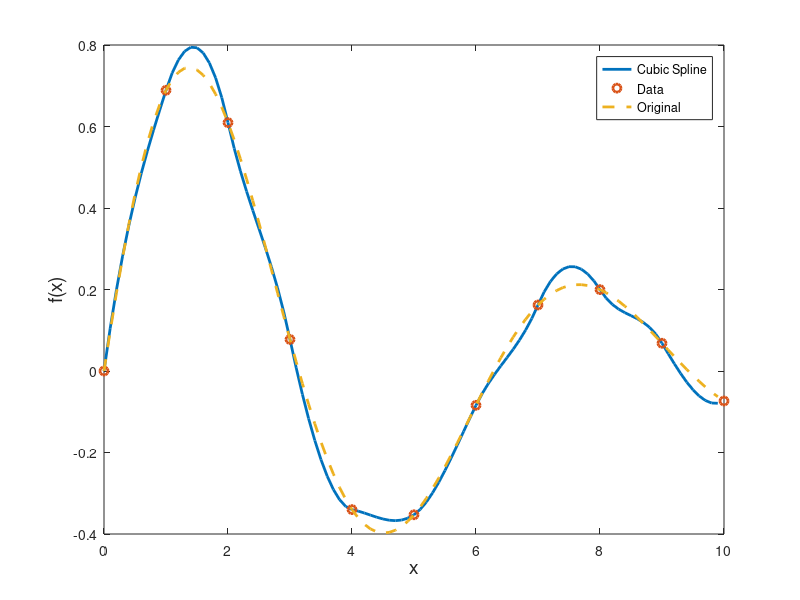

Source code (MATLAB):
%**************************************************************************
%*     Example 12.2                                                       *
%*     filename: ch12pr02.m                                               *
%*     program listing number: 12.2                                       *
%*                                                                        *
%*     This program interpolates 11-point data with cubic spline.         *
%*                                                                        *
%*     Programed by Ryoichi Kawai for Computational Physics Course.       *
%*     Last modification:  02/25/2017.                                    *
%**************************************************************************
clear all

% data to be fitted
F=[0.0000, 0.6889, 0.6095, 0.0774, -0.3401, -0.3528,...
   -0.0842, 0.1620, 0.1997, 0.0681, -0.0736];
X=[0.0,1.0,2.0,3.0,4.0,5.0,6.0,7.0,8.0,9.0,10.];
N=size(F,2)-1;
h=X(2:N+1)-X(1:N);

% Set up linear equation A*P=G
for j=1:N-1
    G(j)=3*((F(j+2)-F(j+1))/h(j+1)-(F(j+1)-F(j))/h(j));
end

A=zeros(N-2,N-2);
for j=1:N-1
    A(j,j)=(h(j+1)+h(j))/2;
end
for j=1:N-2
    A(j,j+1)=h(j+1);
    A(j+1,j)=h(j+1);
end

P=A\G'; %Solve the linear equation

% Shift the index to our convention.
for j=1:N-1
    Q(j+1)=P(j);
end

% Amend the boundary values.
Q(1)=0;
Q(N+1)=0;

M=10;
dt=1.0/M;
t=linspace(0.,dt*(M-1),M);

n=0;
for k=1:N
    for j=1:M
        n=n+1;
        x(n)=X(k)+t(j)*h(k);
        y(n)=h(k)^2/6 * Q(k)   * t(j)*(t(j)+1)*(t(j)-1) ...
            -h(k)^2/6 * Q(k+1) * t(j)*(t(j)-1)*(t(j)-2) ...
            +F(k+1)*t(j) + (1-t(j))*F(k);
    end
end

v=sin(x).*exp(-0.2*x);
p=plot(x,y,X,F,'o',x,v,'--');
set(p,'linewidth',2);
xlabel('x','fontsize',14);
ylabel('f(x)','fontsize',14);
legend('Cubic Spline','Data ', 'Original');
legend('location','northeast');
